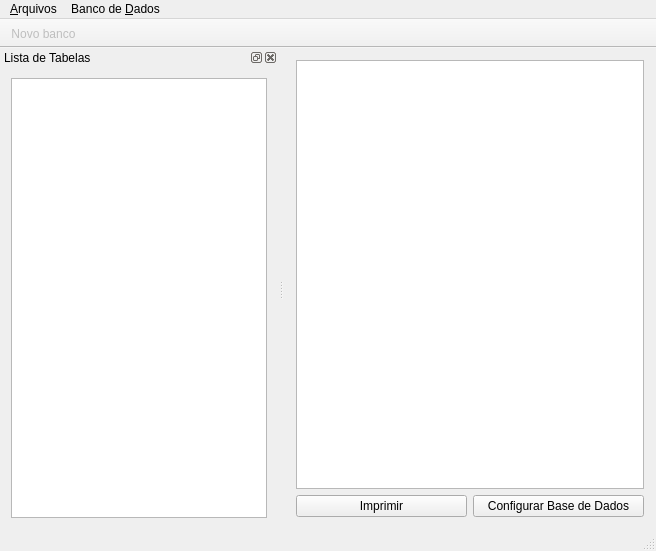
<?xml version="1.0" encoding="UTF-8"?>
<ui version="4.0">
 <class>JanelaPrincipal</class>
 <widget class="QMainWindow" name="JanelaPrincipal">
  <property name="geometry">
   <rect>
    <x>0</x>
    <y>0</y>
    <width>656</width>
    <height>551</height>
   </rect>
  </property>
  <property name="focusPolicy">
   <enum>Qt::TabFocus</enum>
  </property>
  <property name="windowTitle">
   <string>Gerenciador de Scanners</string>
  </property>
  <property name="styleSheet">
   <string notr="true">/*QPushButton {
	color: rgb(207, 207, 207);
	background-color: rgba(93, 93, 93, 255);
	border-width: 1px;
	border-radius: 1px;
	border-color: rgb(39, 39, 39);
	border-style: solid;
	min-width: 10em;
	font: bold;
	padding: 6px;
}


QPushButton:hover{
	color: rgb(207, 207, 207);
	background-color: rgba(113, 113, 113, 255);

}

QPushButton:pressed{
	color: rgb(207, 207, 207);
	background-color: rgba(73, 73, 73, 255);
	border-color: orange;

}

QWidget {
	color: rgb(207, 207, 207);
	alternate-background-color: cyan;
	background-color: rgba(93, 93, 93, 255);
	font: bold;
	border-width: 1px;
	border-color: rgb(136, 136, 136);
}*/</string>
  </property>
  <widget class="QWidget" name="centralWidget">
   <property name="styleSheet">
    <string notr="true">/*QPushButton {
	color: rgb(207, 207, 207);
	background-color: rgba(93, 93, 93, 255);
	border-width: 1px;
	border-radius: 1px;
	border-color: rgb(39, 39, 39);
	border-style: solid;
	min-width: 10em;
	font: bold;
	padding: 6px;
}


QPushButton:hover{
	color: rgb(207, 207, 207);
	background-color: rgba(113, 113, 113, 255);

}

QPushButton:pressed{
	color: rgb(207, 207, 207);
	background-color: rgba(73, 73, 73, 255);
	border-color: orange;

}

QWidget {
	color: rgb(207, 207, 207);
	alternate-background-color: cyan;
	background-color: rgba(93, 93, 93, 255);
	font: bold;
	border-width: 1px;
	border-color: rgb(136, 136, 136);
}*/</string>
   </property>
   <layout class="QGridLayout" name="gridLayout">
    <item row="0" column="1">
     <spacer name="verticalSpacer">
      <property name="orientation">
       <enum>Qt::Vertical</enum>
      </property>
      <property name="sizeType">
       <enum>QSizePolicy::Preferred</enum>
      </property>
      <property name="sizeHint" stdset="0">
       <size>
        <width>20</width>
        <height>1</height>
       </size>
      </property>
     </spacer>
    </item>
    <item row="1" column="2">
     <spacer name="horizontalSpacer_2">
      <property name="orientation">
       <enum>Qt::Horizontal</enum>
      </property>
      <property name="sizeType">
       <enum>QSizePolicy::Minimum</enum>
      </property>
      <property name="sizeHint" stdset="0">
       <size>
        <width>1</width>
        <height>20</height>
       </size>
      </property>
     </spacer>
    </item>
    <item row="1" column="1">
     <layout class="QVBoxLayout" name="verticalLayout">
      <item>
       <widget class="QTableView" name="listaImpressoras"/>
      </item>
      <item>
       <layout class="QHBoxLayout" name="horizontalLayout">
        <item>
         <widget class="QPushButton" name="botaoImprimir">
          <property name="text">
           <string>Imprimir</string>
          </property>
         </widget>
        </item>
        <item>
         <widget class="QPushButton" name="botaoConfigurar">
          <property name="text">
           <string>Configurar Base de Dados</string>
          </property>
         </widget>
        </item>
       </layout>
      </item>
     </layout>
    </item>
    <item row="1" column="0">
     <spacer name="horizontalSpacer">
      <property name="orientation">
       <enum>Qt::Horizontal</enum>
      </property>
      <property name="sizeType">
       <enum>QSizePolicy::Preferred</enum>
      </property>
      <property name="sizeHint" stdset="0">
       <size>
        <width>1</width>
        <height>20</height>
       </size>
      </property>
     </spacer>
    </item>
    <item row="2" column="1">
     <spacer name="verticalSpacer_2">
      <property name="orientation">
       <enum>Qt::Vertical</enum>
      </property>
      <property name="sizeType">
       <enum>QSizePolicy::Preferred</enum>
      </property>
      <property name="sizeHint" stdset="0">
       <size>
        <width>20</width>
        <height>1</height>
       </size>
      </property>
     </spacer>
    </item>
   </layout>
  </widget>
  <widget class="QMenuBar" name="barraMenus">
   <property name="geometry">
    <rect>
     <x>0</x>
     <y>0</y>
     <width>656</width>
     <height>21</height>
    </rect>
   </property>
   <widget class="QMenu" name="menuArquivos">
    <property name="title">
     <string>&amp;Arquivos</string>
    </property>
    <addaction name="action_novo_banco"/>
    <addaction name="action_selecionar_banco"/>
    <addaction name="separator"/>
    <addaction name="action_abrir_outro_projeto"/>
    <addaction name="action_salvar"/>
    <addaction name="action_sair"/>
   </widget>
   <widget class="QMenu" name="menuBanco_de_Dados">
    <property name="title">
     <string>Banco de &amp;Dados</string>
    </property>
    <addaction name="action_apontar_tabela"/>
    <addaction name="action_configurar_tabela"/>
    <addaction name="separator"/>
    <addaction name="action_nova_tabela"/>
    <addaction name="action_remover_tabela"/>
    <addaction name="separator"/>
    <addaction name="action_imprimir"/>
   </widget>
   <addaction name="menuArquivos"/>
   <addaction name="menuBanco_de_Dados"/>
  </widget>
  <widget class="QStatusBar" name="barraStatus"/>
  <widget class="QToolBar" name="barraFerramentas">
   <property name="enabled">
    <bool>false</bool>
   </property>
   <property name="minimumSize">
    <size>
     <width>1</width>
     <height>1</height>
    </size>
   </property>
   <property name="autoFillBackground">
    <bool>false</bool>
   </property>
   <property name="movable">
    <bool>false</bool>
   </property>
   <property name="floatable">
    <bool>false</bool>
   </property>
   <attribute name="toolBarArea">
    <enum>TopToolBarArea</enum>
   </attribute>
   <attribute name="toolBarBreak">
    <bool>false</bool>
   </attribute>
   <addaction name="action_novo_banco"/>
  </widget>
  <widget class="QDockWidget" name="dockListaDeTabelas">
   <property name="windowTitle">
    <string>Lista de Tabelas</string>
   </property>
   <attribute name="dockWidgetArea">
    <number>1</number>
   </attribute>
   <widget class="QWidget" name="dockWidgetContents_3">
    <layout class="QVBoxLayout" name="verticalLayout_2">
     <item>
      <widget class="QListView" name="listaDeTabelas"/>
     </item>
    </layout>
   </widget>
  </widget>
  <action name="action_selecionar_banco">
   <property name="text">
    <string>Selecion&amp;ar banco</string>
   </property>
   <property name="toolTip">
    <string>Selecione outro banco para usar, substituindo o atual por ele</string>
   </property>
   <property name="shortcut">
    <string>Ctrl+B</string>
   </property>
  </action>
  <action name="action_configurar_tabela">
   <property name="text">
    <string>&amp;Configurar tabela</string>
   </property>
   <property name="shortcut">
    <string>Ctrl+T</string>
   </property>
  </action>
  <action name="action_abrir_outro_projeto">
   <property name="text">
    <string>Abrir &amp;outro projeto...</string>
   </property>
   <property name="shortcut">
    <string>Ctrl+A</string>
   </property>
  </action>
  <action name="action_sair">
   <property name="text">
    <string>Sai&amp;r</string>
   </property>
   <property name="shortcut">
    <string>Ctrl+Q</string>
   </property>
  </action>
  <action name="action_apontar_tabela">
   <property name="text">
    <string>&amp;Selecionar Tabela</string>
   </property>
  </action>
  <action name="action_nova_tabela">
   <property name="text">
    <string>&amp;Nova tabela</string>
   </property>
  </action>
  <action name="action_novo_banco">
   <property name="icon">
    <iconset theme="Normal">
     <normaloff>resources/database_blue.png</normaloff>
     <normalon>../resources/database_blue.png</normalon>resources/database_blue.png</iconset>
   </property>
   <property name="text">
    <string>&amp;Novo banco</string>
   </property>
  </action>
  <action name="action_remover_tabela">
   <property name="text">
    <string>&amp;Remover tabela</string>
   </property>
  </action>
  <action name="action_imprimir">
   <property name="text">
    <string>&amp;Imprimir</string>
   </property>
   <property name="shortcut">
    <string>Ctrl+P</string>
   </property>
  </action>
  <action name="action_salvar">
   <property name="text">
    <string>&amp;Salvar alterações no banco</string>
   </property>
   <property name="shortcut">
    <string>Ctrl+S</string>
   </property>
  </action>
 </widget>
 <layoutdefault spacing="6" margin="11"/>
 <resources/>
 <connections>
  <connection>
   <sender>action_sair</sender>
   <signal>triggered()</signal>
   <receiver>JanelaPrincipal</receiver>
   <slot>close()</slot>
   <hints>
    <hint type="sourcelabel">
     <x>-1</x>
     <y>-1</y>
    </hint>
    <hint type="destinationlabel">
     <x>327</x>
     <y>275</y>
    </hint>
   </hints>
  </connection>
 </connections>
</ui>
